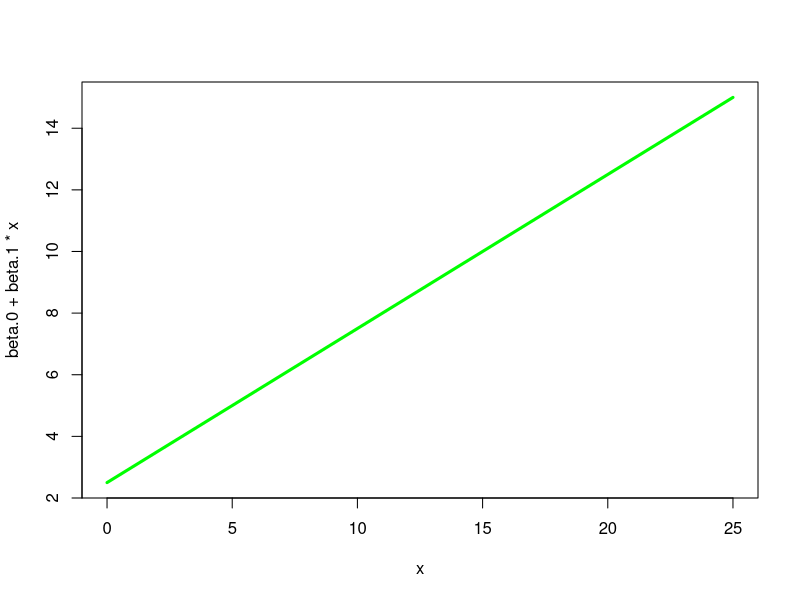
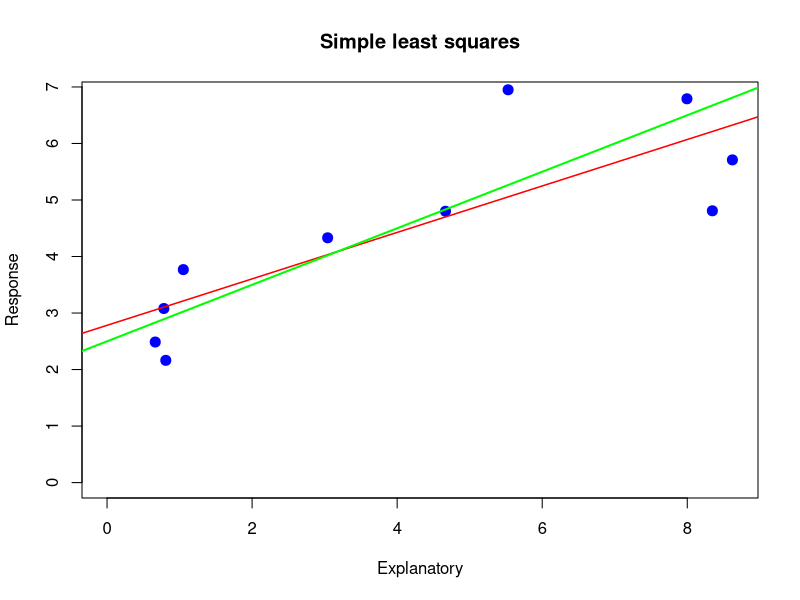
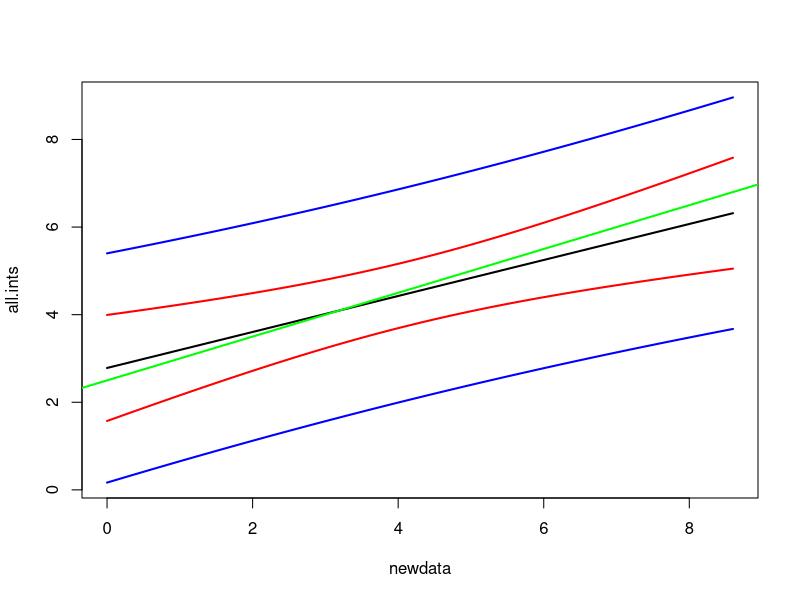

The R source for these figures, in order:
beta.0<-2.5  ### theoretical paramater values
beta.1<-0.5
curve(beta.0+beta.1*x, 0, 25, lwd=3, col="green")

sigma<-1       #### std. dev of all errors is the same sigma


lambda<-1/25
domain<-rexp(1,lambda)
domain

sample.size<-10

errors<-rnorm(sample.size,mean=0,sd=sigma)
errors

x.coords<-runif(sample.size, min=0, max=domain)
x.coords

y.coords<-beta.0 + beta.1*x.coords+errors
y.coords

plot(x.coords,y.coords, cex=2, pch=20, col="blue", main="Simple least squares", ylab="Response", xlab="Explanatory", xlim=c(0, domain), ylim=c(0,beta.1*domain+beta.0))

abline(lm(y.coords ~ x.coords), lwd=1.5, col="red")
abline(beta.0,beta.1, lwd=2, col="green")

reg<-lm(y.coords ~ x.coords)

reg.all<-summary(reg)
reg.all

###################################### How to predict? ##############

newdata<-data.frame(x.coords=seq(0,domain,0.1))

conf<-predict(reg,newdata,interval="confidence")
pred<-predict(reg,newdata,interval="prediction")
all.ints<-cbind(conf,pred[,-1])

matplot(newdata,all.ints, type="l", lty=1, lwd=2, col=c("black", "red", "red","blue","blue"))
abline(beta.0,beta.1, lwd=2, col="green")

######################################### ANOVA ###############################

anova(reg)
